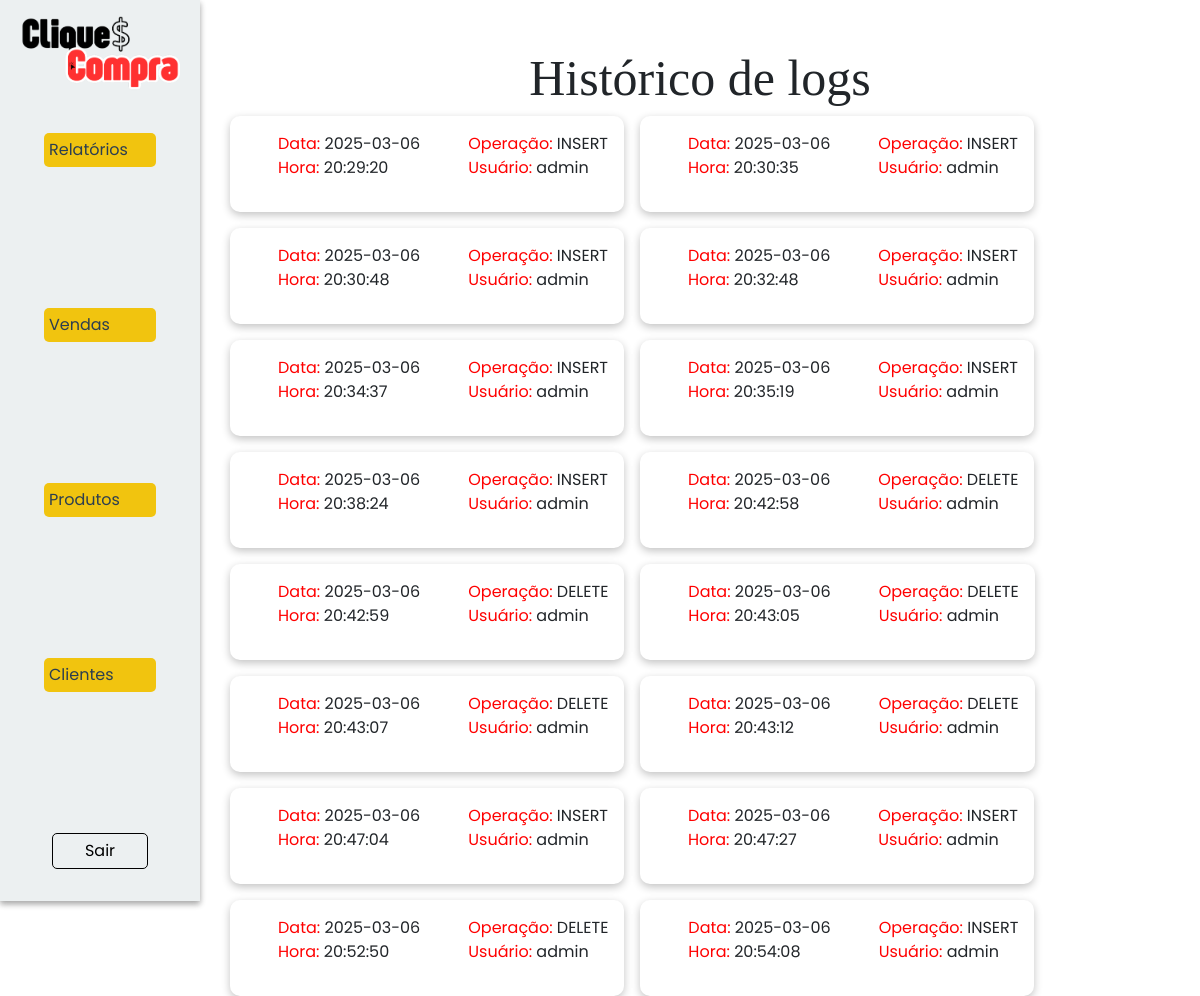
The app's page /relatorios/logs (signed in), older data.
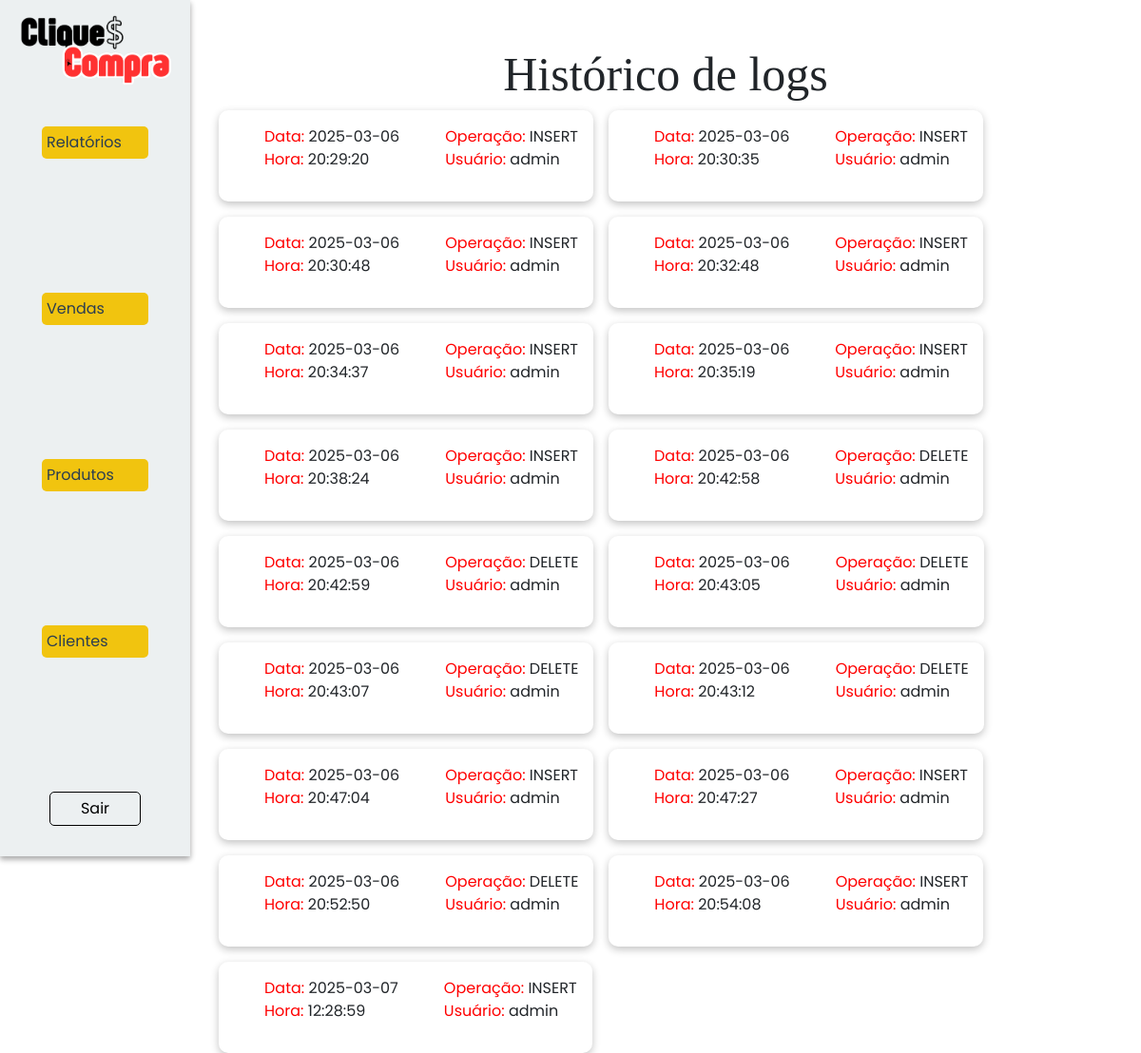
The same page, newer data.
### models/logvenda.py (models this page shows)
class LogVenda(Base):
    __tablename__ = 'tb_logs_vendas'
    log_id:Mapped[int] = mapped_column(primary_key=True, autoincrement=True)
    log_operacao:Mapped[str] = mapped_column(nullable=False)  # Pode ser 'INSERT', 'UPDATE' ou 'DELETE'
    log_id_venda:Mapped[int] = mapped_column(nullable=False)
    log_id_cliente:Mapped[int] = mapped_column(nullable=False)
    log_usuario:Mapped[str] = mapped_column(nullable=False)
    log_data_hora:Mapped[datetime] = mapped_column(nullable=False, default=datetime.utcnow)  # Data e hora da ação
    @classmethod
    def all(cls):
        sql = text(f"SELECT * FROM tb_logs_vendas")
        logs = session.execute(sql).fetchall()
        return logs

### controllers/relatorios.py (the view)
@relatorio_bp.route('/logs', methods=['GET', 'POST'])
@login_required
@role_required("admin")
def logs():
    logs = LogVenda.all()
    return render_template('relatorios/logs.html', logs = logs)

### controllers/clientes.py (called while the page is built)
@login_manager.user_loader
def load_user(user_id):
    return Cliente.find(id=user_id)

### models/clientes.py (called while the page is built, shortened)
    @classmethod
    def find(cls, **kwargs):
        if 'email' in kwargs:
            return session.query(cls).filter_by(cli_email=kwargs['email']).first() #SELECT * FROM tb_clientes WHERE cli_email = email
        elif 'id' in kwargs:
            return session.query(cls).filter_by(cli_id=kwargs['id']).first() #SELECT * FROM tb_clientes WHERE cli_id = id
        else:
            raise AttributeError('A busca deve ser feita por email ou id.')

### templates/relatorios/logs.html (shortened to what this page needs)
{% extends "model.html" %}
{% block head_extras %}
<link rel="stylesheet" href="{{ url_for('static', filename='style/model.css') }}">
<link rel="stylesheet" href="{{ url_for('static', filename='style/logs.css') }}">
{% endblock %}
{% block content %}
<nav class="nav-reg">
    <img src="../../static/assets/cliqueconta.png" alt="Logo do CliqueCompra">
    <div class="links">
        {% if current_user.cli_id == 1 %}
            <div class="dropdown">
                <button class="dropdown-button" onclick="toggleDropdown('relatorios-menu')">Relatórios</button>
            </div>
            <div class="dropdown">
                <button class="dropdown-button" onclick="toggleDropdown('vendas-menu')">Vendas</button>
            </div>
        {% endif %}
        <div class="dropdown">
            <button class="dropdown-button" onclick="toggleDropdown('produtos-menu')">Produtos</button>
        </div>
        {% if current_user.cli_id == 1 %}
            <div class="dropdown">
                <button class="dropdown-button" onclick="toggleDropdown('clientes-menu')">Clientes</button>
            </div>
        {% endif %}
        <a class='sair' href="{{url_for('cliente.logout')}}">Sair</a>
    </div>
</nav>
<main>
    <h1>Histórico de logs</h1>
    <div class="logs">
        {% for log in logs %}
            <div class="log">
                <ul>
                    <li><span style="color: red;">Data:</span> {{ log.log_data_hora.split(' ')[0] }}<li>
                    <li><span style="color: red;">Hora:</span> {{ log.log_data_hora.split(' ')[1] }}<li>
                </ul>
                <ul>
                    <li><span style="color: red;">Operação:</span> {{ log.log_operacao }}</li>
                    <li><span style="color: red;">Usuário:</span> {{ log.log_usuario }}</li>
                </ul>
            </div>
        {% endfor %}
    </div>
</main>
{% endblock %}

Row changes from the older to the newer data that the page shows:
added LogVenda: log_data_hora "2025-03-07", log_data_hora "12:28:59", log_operacao "INSERT", log_usuario "admin"
